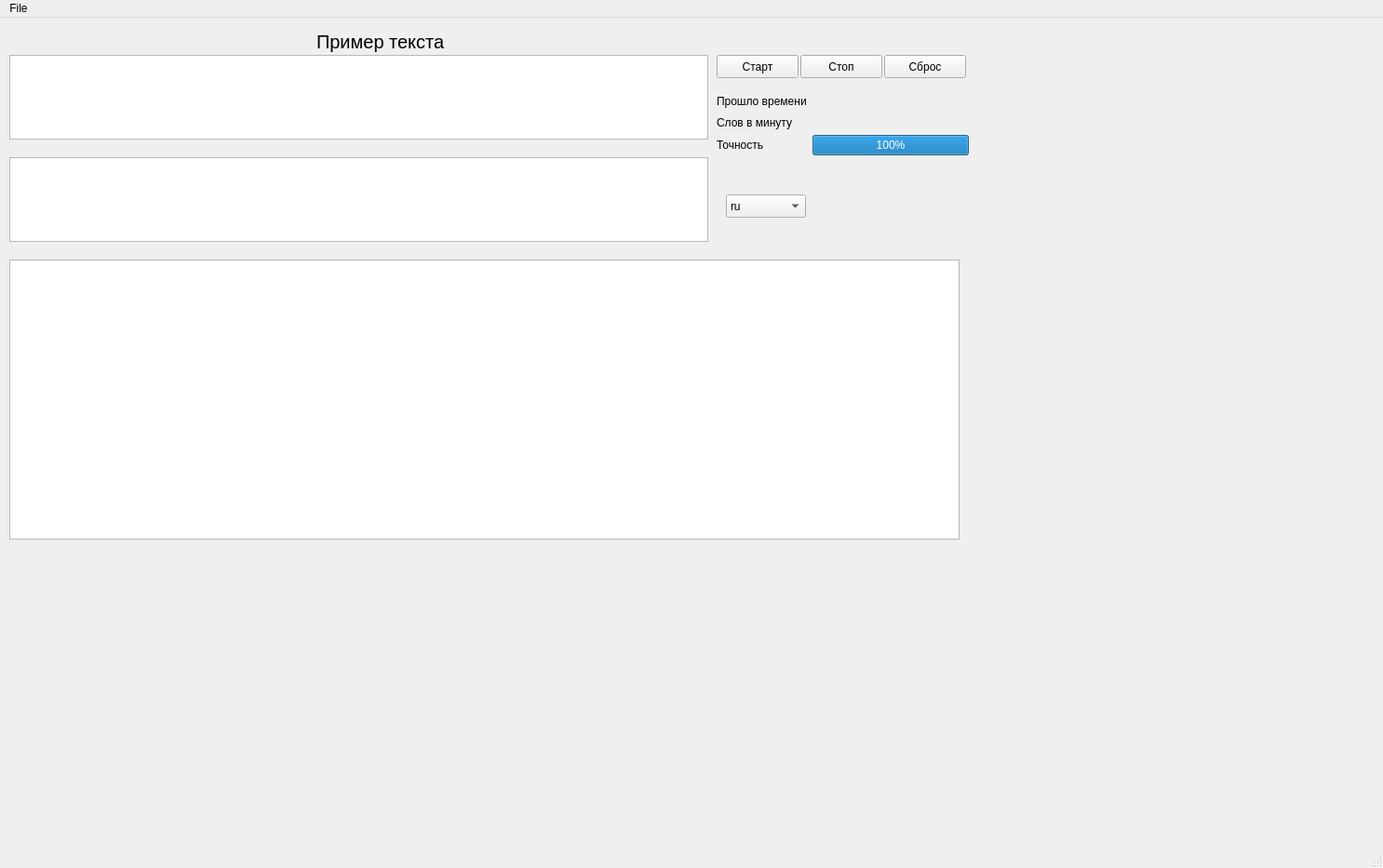
<?xml version="1.0" encoding="UTF-8"?>
<ui version="4.0">
 <class>MainWindow</class>
 <widget class="QMainWindow" name="MainWindow">
  <property name="geometry">
   <rect>
    <x>0</x>
    <y>0</y>
    <width>1486</width>
    <height>933</height>
   </rect>
  </property>
  <property name="windowTitle">
   <string>MainWindow</string>
  </property>
  <widget class="QWidget" name="centralwidget">
   <widget class="QGraphicsView" name="graphicsView">
    <property name="geometry">
     <rect>
      <x>10</x>
      <y>260</y>
      <width>1021</width>
      <height>301</height>
     </rect>
    </property>
   </widget>
   <widget class="QTextBrowser" name="mainTextBrowser">
    <property name="geometry">
     <rect>
      <x>10</x>
      <y>150</y>
      <width>751</width>
      <height>91</height>
     </rect>
    </property>
    <property name="font">
     <font>
      <pointsize>15</pointsize>
     </font>
    </property>
   </widget>
   <widget class="QLabel" name="label_2">
    <property name="geometry">
     <rect>
      <x>340</x>
      <y>10</y>
      <width>151</width>
      <height>31</height>
     </rect>
    </property>
    <property name="font">
     <font>
      <pointsize>15</pointsize>
     </font>
    </property>
    <property name="text">
     <string>Пример текста</string>
    </property>
   </widget>
   <widget class="QTextBrowser" name="textBrowser">
    <property name="geometry">
     <rect>
      <x>10</x>
      <y>40</y>
      <width>751</width>
      <height>91</height>
     </rect>
    </property>
    <property name="font">
     <font>
      <pointsize>15</pointsize>
     </font>
    </property>
   </widget>
   <widget class="QWidget" name="formLayoutWidget">
    <property name="geometry">
     <rect>
      <x>770</x>
      <y>80</y>
      <width>271</width>
      <height>101</height>
     </rect>
    </property>
    <layout class="QFormLayout" name="formLayout">
     <item row="0" column="0">
      <widget class="QLabel" name="label">
       <property name="text">
        <string>Прошло времени</string>
       </property>
      </widget>
     </item>
     <item row="1" column="0">
      <widget class="QLabel" name="label_3">
       <property name="text">
        <string>Слов в минуту</string>
       </property>
      </widget>
     </item>
     <item row="1" column="1">
      <widget class="QLabel" name="wordsLabel">
       <property name="text">
        <string/>
       </property>
      </widget>
     </item>
     <item row="2" column="0">
      <widget class="QLabel" name="label_5">
       <property name="text">
        <string>Точность</string>
       </property>
      </widget>
     </item>
     <item row="2" column="1">
      <widget class="QProgressBar" name="progressBar">
       <property name="value">
        <number>100</number>
       </property>
      </widget>
     </item>
     <item row="0" column="1">
      <widget class="QLabel" name="timerLabel">
       <property name="font">
        <font>
         <pointsize>13</pointsize>
        </font>
       </property>
       <property name="text">
        <string/>
       </property>
      </widget>
     </item>
    </layout>
   </widget>
   <widget class="QPushButton" name="pushButton">
    <property name="geometry">
     <rect>
      <x>770</x>
      <y>40</y>
      <width>88</width>
      <height>25</height>
     </rect>
    </property>
    <property name="text">
     <string>Старт</string>
    </property>
   </widget>
   <widget class="QPushButton" name="stopButton">
    <property name="geometry">
     <rect>
      <x>860</x>
      <y>40</y>
      <width>88</width>
      <height>25</height>
     </rect>
    </property>
    <property name="text">
     <string>Стоп</string>
    </property>
   </widget>
   <widget class="QLabel" name="wordCountLabel">
    <property name="geometry">
     <rect>
      <x>910</x>
      <y>200</y>
      <width>66</width>
      <height>17</height>
     </rect>
    </property>
    <property name="text">
     <string/>
    </property>
   </widget>
   <widget class="QPushButton" name="clearButton">
    <property name="geometry">
     <rect>
      <x>950</x>
      <y>40</y>
      <width>88</width>
      <height>25</height>
     </rect>
    </property>
    <property name="text">
     <string>Сброс</string>
    </property>
   </widget>
   <widget class="QComboBox" name="comboBox">
    <property name="geometry">
     <rect>
      <x>780</x>
      <y>190</y>
      <width>86</width>
      <height>25</height>
     </rect>
    </property>
    <property name="currentText">
     <string>ru</string>
    </property>
    <item>
     <property name="text">
      <string>ru</string>
     </property>
    </item>
    <item>
     <property name="text">
      <string>bel</string>
     </property>
    </item>
    <item>
     <property name="text">
      <string>heb</string>
     </property>
    </item>
    <item>
     <property name="text">
      <string>arab</string>
     </property>
    </item>
    <item>
     <property name="text">
      <string>en</string>
     </property>
    </item>
    <item>
     <property name="text">
      <string>zhin</string>
     </property>
    </item>
    <item>
     <property name="text">
      <string>ger</string>
     </property>
    </item>
   </widget>
  </widget>
  <widget class="QMenuBar" name="menubar">
   <property name="geometry">
    <rect>
     <x>0</x>
     <y>0</y>
     <width>1486</width>
     <height>22</height>
    </rect>
   </property>
   <widget class="QMenu" name="menuFile">
    <property name="title">
     <string>File</string>
    </property>
    <addaction name="actionOpen"/>
    <addaction name="actionClose"/>
   </widget>
   <addaction name="menuFile"/>
  </widget>
  <widget class="QStatusBar" name="statusbar"/>
  <action name="actionOpen">
   <property name="text">
    <string>Open</string>
   </property>
  </action>
  <action name="actionClose">
   <property name="text">
    <string>Close</string>
   </property>
  </action>
 </widget>
 <resources/>
 <connections/>
</ui>
